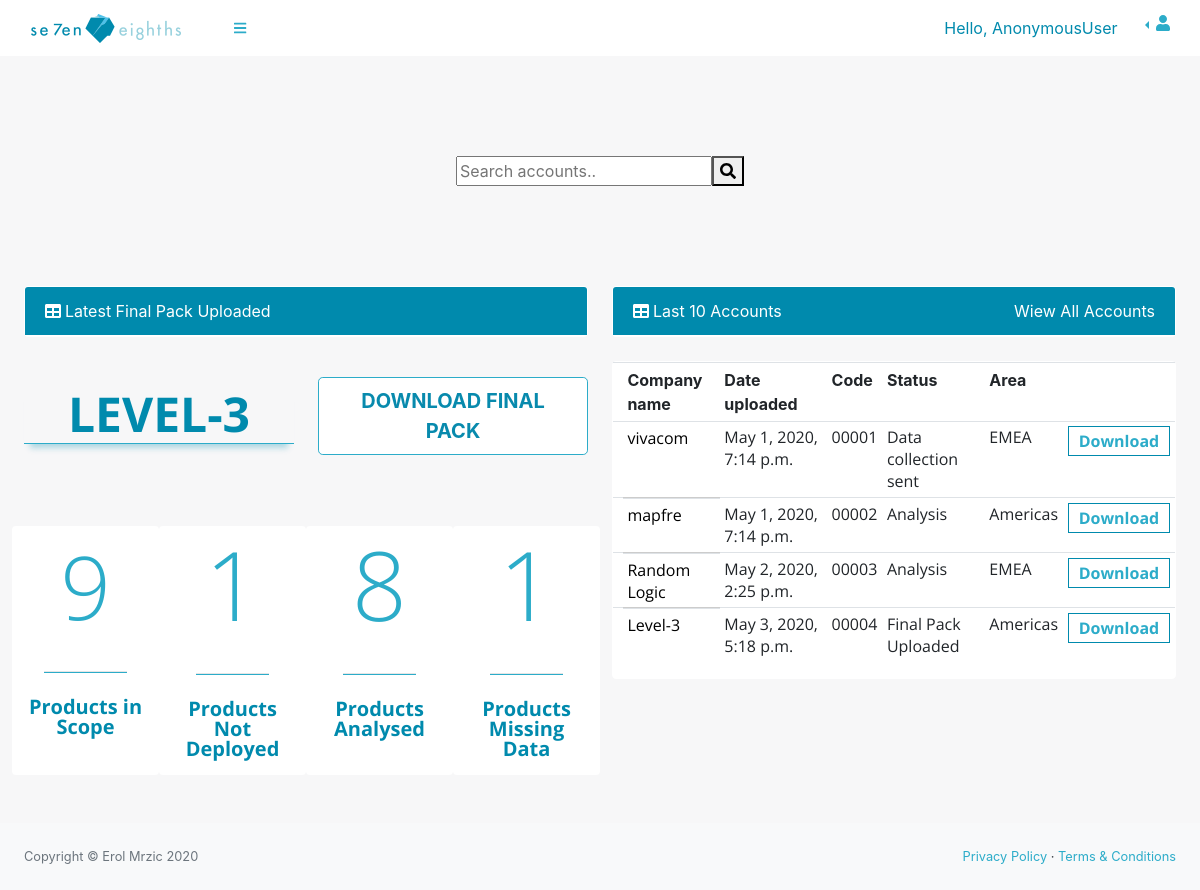
The page /test on the database as committed earlier.
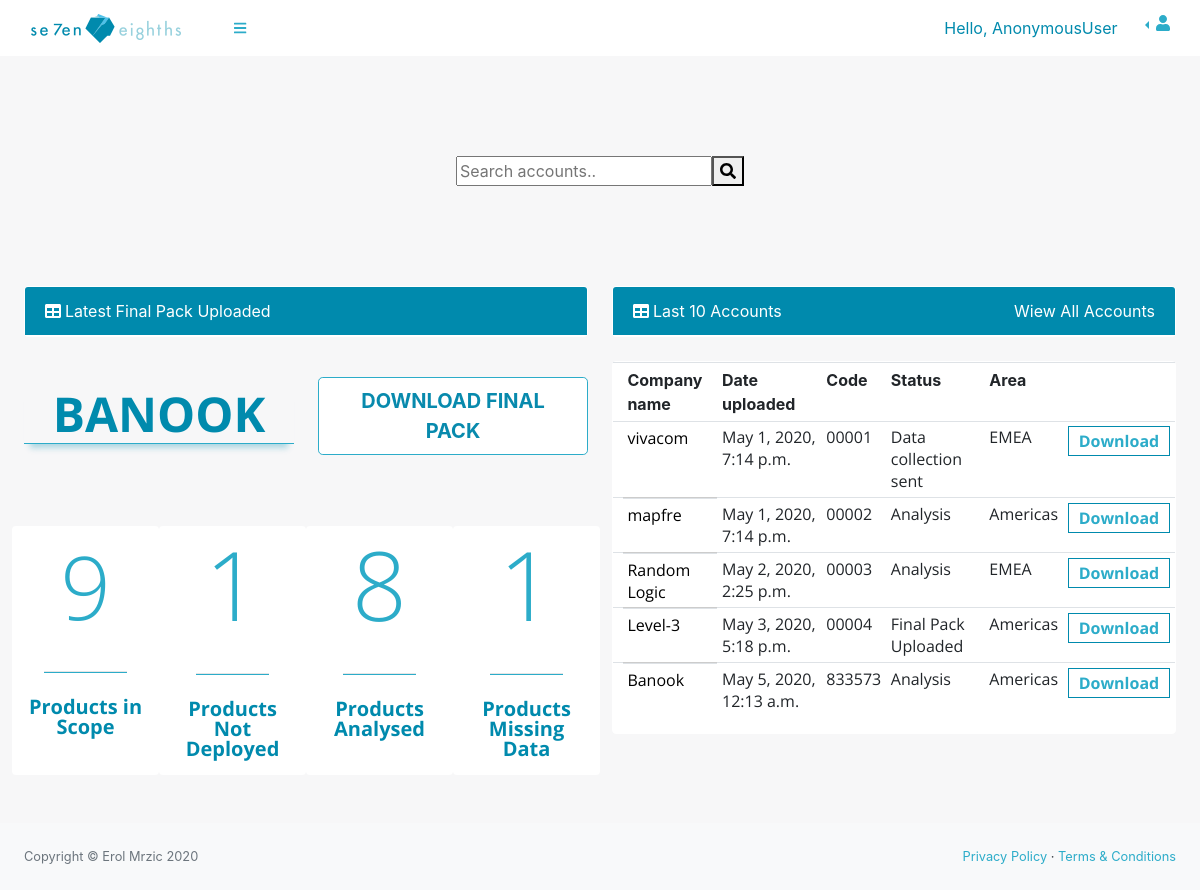
The same page on the database as committed later.
### base/models.py (models this page shows, shortened)
class Account(models.Model):
    AREAS = (
        ('EMEA', 'EMEA'),
        ('Americas', 'Americas'),
    )
    STATUS = (
        ('Data collection sent', 'Data collection sent'),
        ('Data Received', 'Data Received'),
        ('Analysis', 'Analysis'),
        ('Final Pack Uploaded', 'Final Pack Uploaded'),
    )
    username = models.ForeignKey(
        Access, blank=True,  null=True, on_delete=models.DO_NOTHING)
    name = models.CharField(max_length=30)
    code = models.CharField(max_length=30)
    dateReceived = models.DateTimeField(auto_now_add=True)
    dateUploaded = models.DateTimeField(auto_now_add=True)
    status = models.CharField(max_length=30, null=True, choices=STATUS)
    area = models.CharField(max_length=10, choices=AREAS)
    finalPack = models.FileField(null=True, blank=True)

### base/views.py (the view)
# urls.py: path('test', views.test, name='test'),
def test(request):
    accounts = Account.objects.all()
    users = Access.objects.all()
    myAccessFilter = AccessFilter(request.GET, queryset=users)
    users = myAccessFilter.qs
    myAccountFilter = AccountFilter(request.POST, queryset=accounts)
    accounts = myAccountFilter.qs
    context = {'accounts': accounts, 'users': users,
               'myAccessFilter': myAccessFilter, 'myAccountFilter': myAccountFilter}
    return render(request, 'base/test.html', context)

### base/templatetags/groupFilter.py (called while the page is built)
@register.filter(name='has_group')
def has_group(user, group_name):
    return user.groups.filter(name=group_name).exists()

### base/templates/base/test.html (shortened to what this page needs)
{% extends 'base/navbars/sidenav.html' %} {% block content %}{%block body %}
<body class="sb-nav-fixed sb-sidenav-toggled">
  {% endblock %}
  {% load groupFilter %}
  <div id="layoutSidenav_content">
    <main>
      <div class="container-fluid">
        <div class="ButtonWrapper" style="margin: 100px; 0">
          <div>
            <input type="text" placeholder="Search accounts.."><button type="submit"><i
                class="fa fa-search"></i></button>
          </div>
        </div>
        <div class="details show">
          <section class="row">
            <div class=" col-xl-6">
              <div class="card mb-4">
                <div class="card-header">
                  <i class="fas fa-table mr-1"></i>Latest Final Pack Uploaded
                </div>
              </div>
              <div class="row">
                <h1 class=" col-xl-6 mt-4">
                  <div style="
                    font-size: larger;
                    font-weight: bold;
                    border-bottom: 1px solid #2cacc9;
                    margin-bottom: 50px;
                    color:#008aad;
                    -webkit-box-shadow: 0 10px 6px -6px rgba(0, 138, 173, 0.3);
                    -moz-box-shadow: 0 10px 6px -6px rgba(0, 138, 173, 0.3);
                    box-shadow: 0 10px 6px -6px rgba(0, 138, 173, 0.3);
                    text-align: center!important; text-transform: uppercase;
                    " class="mx-auto ">
                    {{ accounts.last.name }}
                </h1>
                <div class="ButtonWrapper col-xl-6 style=" float: left;">
                  <a type="button" data-toggle="modal" data-target="#LVQupload" class="DownloadBtn btn">DOWNLOAD FINAL
                    PACK</a>
                </div>
              </div>
              <div class="row">
                <div class="card col-xl-3 mb-5 col-md-6 jumbocard tab-link nav-link" href="#scope">
                  <h1 class="display-2">9</h1>
                  <hr class="my-4" />
                  <p class="lead">
                    Products in Scope
                  </p>
                </div>
                <div class="card col-xl-3 mb-5 col-md-6 jumbocard tab-link" href="#not-deployed">
                  <h1 class="display-1">1</h1>
                  <hr class="my-4" />
                  <p class="lead">
                    Products Not Deployed
                  </p>
                </div>
                <div class="card col-xl-3 mb-5 col-md-6 jumbocard tab-link" href="#analysed">
                  <h1 class="display-1">8</h1>
                  <hr class="my-4" />
                  <p class="lead">
                    Products Analysed
                  </p>
                </div>
                <div class="card col-xl-3 mb-5 col-md-6 jumbocard tab-link" href="#missing-data">
                  <h1 class="display-1">1</h1>
                  <hr class="my-4" />
                  <p class="lead">
                    Products Missing Data
                  </p>
                </div>
              </div>
            </div>
            <div class="col-xl-6">
              <div class="card mb-4">
                <div class="card-header">
                  <i class="fas fa-table mr-1"></i>Last 10 Accounts
                  <a style="float: right; color:#fff;" href="{% url 'listAccounts' %}" type="button">Wiew All
                    Accounts</a>
                </div>
              </div>
              <div class="card card-body">
                <table class="table table-sm">
                  <tr>
                    <th></th>
                    <th>Company name</th>
                    <th>Date uploaded</th>
                    <th>Code</th>
                    <th>Status</th>
                    <th>Area</th>
                    <th></th>
                  </tr>
                  {% for account in accounts %}
                  <tr class="t-rows">
                    <td></td>
                    <td class="link">{{account.name}}</td>
                    <td>{{account.dateUploaded}}</td>
                    <td>{{account.code}}</td>
                    <td>{{account.status}}</td>
                    <td>{{account.area}}</td>
                    <td><a type="button">Download</td>
                  </tr>
                  {% endfor %}
                </table>
              </div>
            </div>
          </section>
        </div>
      </div>
    </main>
    <footer class="py-4 bg-light mt-auto">
      <div class="container-fluid">
        <div class="d-flex align-items-center justify-content-between small">
          <div class="text-muted">Copyright &copy; Erol Mrzic 2020</div>
          <div>
            <a href="#">Privacy Policy</a>
            &middot;
            <a href="#">Terms &amp; Conditions</a>
          </div>
        </div>
      </div>
    </footer>
  </div>
  {% endblock %}

### base/templates/base/navbars/sidenav.html (shortened to what this page needs)
{% extends 'base/base.html' %} {% block sidenav %} {% load static %}
<div id="layoutSidenav">
  {% endblock %}

### base/templates/base/base.html (shortened to what this page needs)
{% load static %}
{% load groupFilter %}
<!DOCTYPE html>
<html lang="en">
<head>
  <link href="{% static 'css/tech.css' %}" rel="stylesheet" />
  <link href="{% static 'css/styles.css' %}" rel="stylesheet" />
  <link href="{% static 'css/sidebar.css' %}" rel="stylesheet" />
  <link href="{% static 'css/overview.css' %}" rel="stylesheet" />
</head>{% block body %}{% endblock %}
  <nav class="sb-topnav navbar navbar-expand navbar-dark bg-dark">
    <a class="navbar-brand" href="{% url 'welcome'  %}">
      <img style="margin-left: 15px;" src="{% static '/images/letterLogo.png' %}">
    </a>
    <button class="btn btn-link btn-sm order-1 order-lg-0" id="sidebarToggle" href="#">
      <i class="fas fa-bars"></i>
    </button>
    <span class="navbar-nav d-md-inline-block form-inline ml-auto mr-0 mr-md-3 my-2 my-md-0">Hello, {{request.user}}
    </span>
    <ul class="navbar-nav d-md-inline-block">
      <li class=" nav-item dropleft">
        <a class="nav-link dropdown-toggle" id="userDropdown" href="#" role="button" data-toggle="dropdown"
          aria-haspopup="true" aria-expanded="false"><i class="fas fa-user fa-fw"></i></a>
      </li>
    </ul>
  </nav>
  {% block sidenav %}
  {% endblock %}
  {% block content %}
  {% endblock %}
  </div>
</body>
</html>

### staticfiles/css/tech.css (style rules this page uses)
.table a { text-decoration: none; border: 1px solid #008aad; font-weight: bold; color: red; padding: 3px 10px; }

### staticfiles/css/overview.css (style rules this page uses)
.jumbocard { background: #fff; width: 100%; max-width: 500px; position: relative; text-align: center; width: 50% !important; border: none; align-items: center; }
.jumbocard h1 { color: #2cacc9; }
.my-4 { border-bottom: 1px solid #2cacc9 !important; width: 60%; }
.lead { color: #008aad; font-weight: bold; }
.details { margin-top: 3rem; opacity: 0; transition: opacity 0.6s linear; }
.show { opacity: 1; }
.DownloadBtn { background-color: #fff; border: 1px solid #2cacc9; color: #088aad !important; font-weight: bold; padding: 0.5rem 1rem !important; font-size: 1.25rem !important; line-height: 1.5 !important; border-radius: 0.3rem !important; }
.ButtonWrapper { display: flex; align-items: center; flex-direction: column; justify-content: center; margin-bottom: 30px; }
.t-rows { font: 1rem "Open Sans"; border-bottom: 1px solid #ccc; }
.t-rows:last-child { border: none; }
.t-rows .link { text-decoration: none; color: #000; -webkit-transition: font-size 0.3s ease, background-color 0.3s ease; -moz-transition: font-size 0.3s ease, background-color 0.3s ease; -o-transition: font-size 0.3s ease, background-color 0.3s ease; -ms-transition: font-size 0.3s ease, background-color 0.3s ease; transition: font-size 0.3s ease, background-color 0.3s ease; display: block; width: 100%; }

Rows that differ between the two databases and show on the page:
added Account: last.name "BANOOK", name "Banook", dateUploaded "May 5, 2020, 12:13 a.m.", code "833573", status "Analysis", area "Americas"
Other text that changed with them:
{{ accounts.last.name }}: "LEVEL-3" → "BANOOK"
